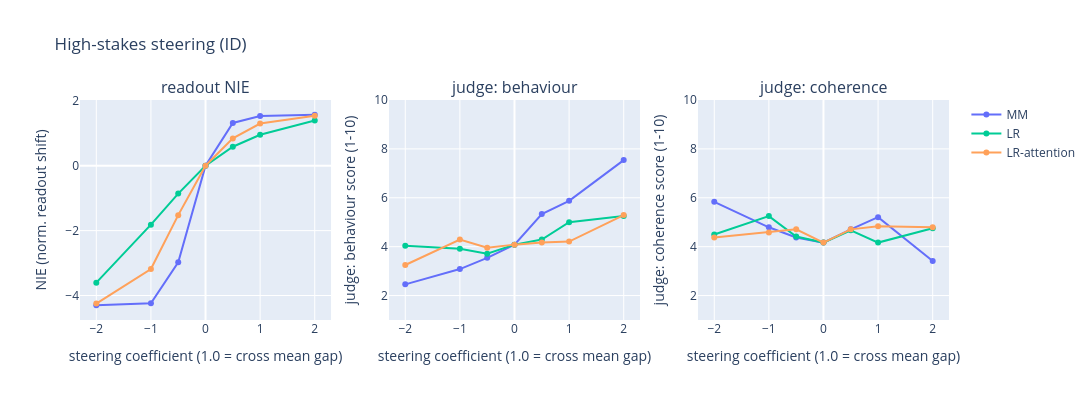
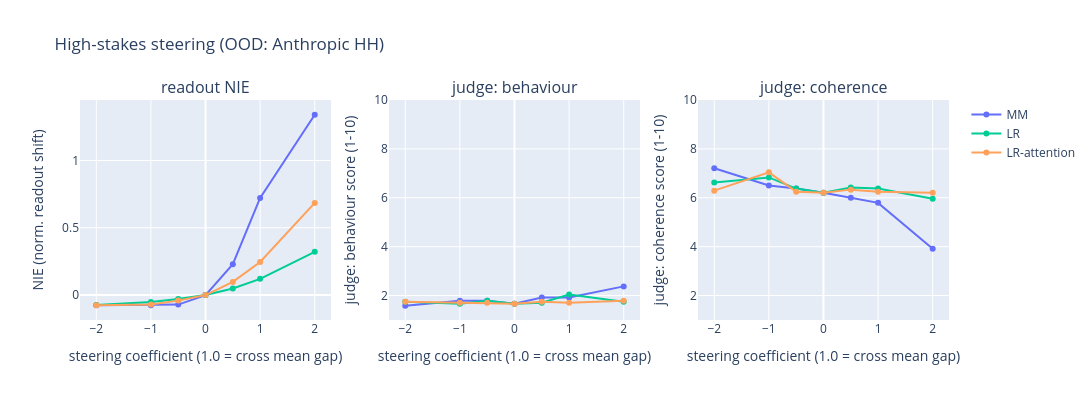

Write notebook code for charts like these, in order.
### Markdown cell above
### 7c. Steering Evaluations

ID first (positive control), then OOD (the claim — Anthropic HH). NIE dose-response + LLM-judged
generations. Unlike deception, high-stakes ID **keeps its judged-generation arm**: its
`N_JUDGE_PROMPTS` prompts are distinct low-stakes test scenarios (no byte-identical-prompt
degeneracy, no target-naming persona line — the target is never stated in the prompt).

**Two independent instruments at every (direction, coefficient).**

**1. NIE** [GoT §6.1] — *Llama's own* YES/NO self-report, read from two next-token probabilities. No
text generated, no judge involved. With $PD = P(\text{" YES"}) - P(\text{" NO"})$ at the final
position, and $PD^{-}_{*}$ the steered mean over negatives:

$$\mathrm{NIE} = \frac{PD^{-}_{*} - PD^{-}}{PD^{+} - PD^{-}}$$

$\mathrm{NIE}=0$ means the intervention did nothing; $\mathrm{NIE}=1$ means it moved the negatives a
**full class gap**. The denominator is the *unsteered* gap, which is exactly why §7a gates on it:
divide by a near-zero gap and a large ratio means the ruler was tiny, not that the effect was big.

Only the **negatives** are steered, toward the behaviour. [GoT] additionally report the reverse
direction ($\mathrm{pos}\to\mathrm{neg}$: subtract $\theta$ from positives, mirrored denominator),
which we do **not** measure — so suppression, arguably the deployment-relevant direction, is untested
here. Their Table 2 shows the two directions can differ substantially.

**2. Judge** [CAA-style] — Claude scores an actual generation 1–10 on the behaviour rubric **and,
separately, on coherence**. The coherence axis is the guard the NIE structurally cannot provide: a
model degraded by steering can still emit " YES", so a high NIE with collapsed coherence is *not*
induction. [CAA §4.2] handled the same problem by restricting their multiplier range; measuring it
instead is what lets us say something about *how* a direction is causal.

Signed coefficients $\{-2,-1,-0.5,0,0.5,1,2\}$: the positive half is induction, the negative half a
control (NIE should go negative, monotonically). Coefficient 0 reproduces the unsteered baseline
exactly, since decoding is greedy.

⚠ **Steering scope — FINAL (#60, 2026-08-05): steer the item, never the apparatus.** The readout steers **only the item transcript** — not the
few-shot demonstrations, which contain the literal ` YES`/` NO` tokens the metric reads, and not the
question. Steering those could move the answer logits without changing how the transcript is
represented, i.e. pressure on the instrument rather than a causal effect; [GoT §6.1] avoids exactly
this by confining the intervention to group (b) and excluding the readout position. Generation steers **everything —
the full prompt and every generated token**: the generation prompt contains no measurement
apparatus, so there is nothing to protect. This deviates from CAA-main's `[/INST]`-onward
convention **on evidence** (plan #59/#60): at calibrated doses their exact scope and completion-only
both left judged behaviour flat for all three behaviours, while whole-item steering produced
coherent behavioural movement. Both scopes are hard-coded in `steering.py` (no flags — #12
precedent); the three-regime ablation data lives in `research-report/figures/scope_ablation/`.

### Code cell
# --- High-stakes steering: ID then OOD ---
# ID readout/eval transcripts from the TEST split - disjoint from the train-split sweep subset (§7a).
hs_val_pos_tx = [r for r, l in zip(hs_test_raw, hs_test_lab) if l == 1][:32]
hs_val_neg_tx = [r for r, l in zip(hs_test_raw, hs_test_lab) if l == 0][:32]
hs_id_prompts = [chat_text([{"role": "user", "content": hs_val_neg_tx[i]}], add_generation_prompt=True) for i in range(N_JUDGE_PROMPTS)]
print("=== High-stakes steering: IN-DISTRIBUTION (positive control) ===")
hs_id_results = steering_nie_llm_evaluation(HIGH_STAKES_SPEC, hs_dirs, hs_id_prompts, hs_val_neg_tx[:32], hs_val_pos_tx[:32], list(HIGH_STAKES_SPEC.steer_coefs))
plot_steering_effects(hs_id_results, "High-stakes steering (ID)")

hh = hs_ood["anthropic_hh_balanced"]
hh_raw, hh_lab, hh_msgs = hh.extra["raw"], hh.labels.tolist(), hh.extra["msgs"]
hs_ood_neg = [x for x, l in zip(hh_raw, hh_lab) if l == 0][:32]   # plaintext, for the readout
hs_ood_pos = [x for x, l in zip(hh_raw, hh_lab) if l == 1][:32]
# Generation prompts: the parsed conversation (up to its last USER turn) + generation prompt, so the
# model continues the real dialogue rather than reading a JSON blob inside a user turn.
def trim_to_last_user(msgs):
    last_user = max((i for i, m in enumerate(msgs) if m["role"] == "user"), default=None)
    return msgs[: last_user + 1] if last_user is not None else msgs
hs_ood_neg_msgs = [m for m, l in zip(hh_msgs, hh_lab) if l == 0]
hs_ood_prompts = [chat_text(trim_to_last_user(m), add_generation_prompt=True) for m in hs_ood_neg_msgs[:N_JUDGE_PROMPTS]]
print("=== High-stakes steering: OUT-OF-DISTRIBUTION (Anthropic HH) ===")
hs_ood_results = steering_nie_llm_evaluation(HIGH_STAKES_SPEC, hs_dirs, hs_ood_prompts, hs_ood_neg, hs_ood_pos, list(HIGH_STAKES_SPEC.steer_coefs))
plot_steering_effects(hs_ood_results, "High-stakes steering (OOD: Anthropic HH)")

### Figure 1 — Plotly figure (JSON) as saved in the notebook; plotly's stock layout.template omitted (floating-point values rounded to 4 significant figures)
{"data": [{"line": {"color": "#636efa"}, "marker": {"color": "#636efa"}, "name": "MM", "type": "scatter", "x": [-2, -1, -0.5, 0, 0.5, 1, 2], "xaxis": "x", "y": [-4.3, -4.239, -2.974, 0, 1.318, 1.535, 1.571], "yaxis": "y"}, {"line": {"color": "#636efa"}, "marker": {"color": "#636efa"}, "name": "MM", "showlegend": false, "type": "scatter", "x": [-2, -1, -0.5, 0, 0.5, 1, 2], "xaxis": "x2", "y": [2.458, 3.083, 3.542, 4.083, 5.333, 5.875, 7.542], "yaxis": "y2"}, {"line": {"color": "#636efa"}, "marker": {"color": "#636efa"}, "name": "MM", "showlegend": false, "type": "scatter", "x": [-2, -1, -0.5, 0, 0.5, 1, 2], "xaxis": "x3", "y": [5.833, 4.792, 4.375, 4.167, 4.708, 5.208, 3.417], "yaxis": "y3"}, {"line": {"color": "#00cc96"}, "marker": {"color": "#00cc96"}, "name": "LR", "type": "scatter", "x": [-2, -1, -0.5, 0, 0.5, 1, 2], "xaxis": "x", "y": [-3.604, -1.818, -0.8586, 0, 0.5852, 0.9547, 1.391], "yaxis": "y"}, {"line": {"color": "#00cc96"}, "marker": {"color": "#00cc96"}, "name": "LR", "showlegend": false, "type": "scatter", "x": [-2, -1, -0.5, 0, 0.5, 1, 2], "xaxis": "x2", "y": [4.042, 3.917, 3.708, 4.083, 4.292, 5, 5.25], "yaxis": "y2"}, {"line": {"color": "#00cc96"}, "marker": {"color": "#00cc96"}, "name": "LR", "showlegend": false, "type": "scatter", "x": [-2, -1, -0.5, 0, 0.5, 1, 2], "xaxis": "x3", "y": [4.5, 5.25, 4.417, 4.167, 4.667, 4.167, 4.75], "yaxis": "y3"}, {"line": {"color": "#FFA15A"}, "marker": {"color": "#FFA15A"}, "name": "LR-attention", "type": "scatter", "x": [-2, -1, -0.5, 0, 0.5, 1, 2], "xaxis": "x", "y": [-4.249, -3.185, -1.523, 0, 0.8418, 1.301, 1.54], "yaxis": "y"}, {"line": {"color": "#FFA15A"}, "marker": {"color": "#FFA15A"}, "name": "LR-attention", "showlegend": false, "type": "scatter", "x": [-2, -1, -0.5, 0, 0.5, 1, 2], "xaxis": "x2", "y": [3.25, 4.292, 3.958, 4.083, 4.167, 4.208, 5.292], "yaxis": "y2"}, {"line": {"color": "#FFA15A"}, "marker": {"color": "#FFA15A"}, "name": "LR-attention", "showlegend": false, "type": "scatter", "x": [-2, -1, -0.5, 0, 0.5, 1, 2], "xaxis": "x3", "y": [4.375, 4.583, 4.708, 4.167, 4.708, 4.833, 4.792], "yaxis": "y3"}], "layout": {"annotations": [{"font": {"size": 16}, "showarrow": false, "text": "readout NIE", "x": 0.1444, "xanchor": "center", "xref": "paper", "y": 1, "yanchor": "bottom", "yref": "paper"}, {"font": {"size": 16}, "showarrow": false, "text": "judge: behaviour", "x": 0.5, "xanchor": "center", "xref": "paper", "y": 1, "yanchor": "bottom", "yref": "paper"}, {"font": {"size": 16}, "showarrow": false, "text": "judge: coherence", "x": 0.8556, "xanchor": "center", "xref": "paper", "y": 1, "yanchor": "bottom", "yref": "paper"}], "height": 400, "title": {"text": "High-stakes steering (ID)"}, "width": 1250, "xaxis": {"anchor": "y", "domain": [0, 0.2889], "title": {"text": "steering coefficient (1.0 = cross mean gap)"}}, "xaxis2": {"anchor": "y2", "domain": [0.3556, 0.6444], "title": {"text": "steering coefficient (1.0 = cross mean gap)"}}, "xaxis3": {"anchor": "y3", "domain": [0.7111, 1], "title": {"text": "steering coefficient (1.0 = cross mean gap)"}}, "yaxis": {"anchor": "x", "domain": [0, 1], "title": {"text": "NIE (norm. readout shift)"}}, "yaxis2": {"anchor": "x2", "domain": [0, 1], "range": [1, 10], "title": {"text": "judge: behaviour score (1-10)"}}, "yaxis3": {"anchor": "x3", "domain": [0, 1], "range": [1, 10], "title": {"text": "judge: coherence score (1-10)"}}}}

### Figure 2 — Plotly figure (JSON) as saved in the notebook; plotly's stock layout.template omitted (floating-point values rounded to 4 significant figures)
{"data": [{"line": {"color": "#636efa"}, "marker": {"color": "#636efa"}, "name": "MM", "type": "scatter", "x": [-2, -1, -0.5, 0, 0.5, 1, 2], "xaxis": "x", "y": [-0.07556, -0.07528, -0.07071, 0, 0.2296, 0.7219, 1.339], "yaxis": "y"}, {"line": {"color": "#636efa"}, "marker": {"color": "#636efa"}, "name": "MM", "showlegend": false, "type": "scatter", "x": [-2, -1, -0.5, 0, 0.5, 1, 2], "xaxis": "x2", "y": [1.583, 1.792, 1.792, 1.667, 1.917, 1.917, 2.375], "yaxis": "y2"}, {"line": {"color": "#636efa"}, "marker": {"color": "#636efa"}, "name": "MM", "showlegend": false, "type": "scatter", "x": [-2, -1, -0.5, 0, 0.5, 1, 2], "xaxis": "x3", "y": [7.208, 6.5, 6.375, 6.208, 6, 5.792, 3.917], "yaxis": "y3"}, {"line": {"color": "#00cc96"}, "marker": {"color": "#00cc96"}, "name": "LR", "type": "scatter", "x": [-2, -1, -0.5, 0, 0.5, 1, 2], "xaxis": "x", "y": [-0.0732, -0.05147, -0.02848, 0, 0.04888, 0.1204, 0.3212], "yaxis": "y"}, {"line": {"color": "#00cc96"}, "marker": {"color": "#00cc96"}, "name": "LR", "showlegend": false, "type": "scatter", "x": [-2, -1, -0.5, 0, 0.5, 1, 2], "xaxis": "x2", "y": [1.75, 1.667, 1.792, 1.667, 1.708, 2.042, 1.75], "yaxis": "y2"}, {"line": {"color": "#00cc96"}, "marker": {"color": "#00cc96"}, "name": "LR", "showlegend": false, "type": "scatter", "x": [-2, -1, -0.5, 0, 0.5, 1, 2], "xaxis": "x3", "y": [6.625, 6.833, 6.375, 6.208, 6.417, 6.375, 5.958], "yaxis": "y3"}, {"line": {"color": "#FFA15A"}, "marker": {"color": "#FFA15A"}, "name": "LR-attention", "type": "scatter", "x": [-2, -1, -0.5, 0, 0.5, 1, 2], "xaxis": "x", "y": [-0.07524, -0.07073, -0.04119, 0, 0.09764, 0.2461, 0.6844], "yaxis": "y"}, {"line": {"color": "#FFA15A"}, "marker": {"color": "#FFA15A"}, "name": "LR-attention", "showlegend": false, "type": "scatter", "x": [-2, -1, -0.5, 0, 0.5, 1, 2], "xaxis": "x2", "y": [1.75, 1.708, 1.708, 1.667, 1.75, 1.708, 1.792], "yaxis": "y2"}, {"line": {"color": "#FFA15A"}, "marker": {"color": "#FFA15A"}, "name": "LR-attention", "showlegend": false, "type": "scatter", "x": [-2, -1, -0.5, 0, 0.5, 1, 2], "xaxis": "x3", "y": [6.292, 7.042, 6.25, 6.208, 6.333, 6.25, 6.208], "yaxis": "y3"}], "layout": {"annotations": [{"font": {"size": 16}, "showarrow": false, "text": "readout NIE", "x": 0.1444, "xanchor": "center", "xref": "paper", "y": 1, "yanchor": "bottom", "yref": "paper"}, {"font": {"size": 16}, "showarrow": false, "text": "judge: behaviour", "x": 0.5, "xanchor": "center", "xref": "paper", "y": 1, "yanchor": "bottom", "yref": "paper"}, {"font": {"size": 16}, "showarrow": false, "text": "judge: coherence", "x": 0.8556, "xanchor": "center", "xref": "paper", "y": 1, "yanchor": "bottom", "yref": "paper"}], "height": 400, "title": {"text": "High-stakes steering (OOD: Anthropic HH)"}, "width": 1250, "xaxis": {"anchor": "y", "domain": [0, 0.2889], "title": {"text": "steering coefficient (1.0 = cross mean gap)"}}, "xaxis2": {"anchor": "y2", "domain": [0.3556, 0.6444], "title": {"text": "steering coefficient (1.0 = cross mean gap)"}}, "xaxis3": {"anchor": "y3", "domain": [0.7111, 1], "title": {"text": "steering coefficient (1.0 = cross mean gap)"}}, "yaxis": {"anchor": "x", "domain": [0, 1], "title": {"text": "NIE (norm. readout shift)"}}, "yaxis2": {"anchor": "x2", "domain": [0, 1], "range": [1, 10], "title": {"text": "judge: behaviour score (1-10)"}}, "yaxis3": {"anchor": "x3", "domain": [0, 1], "range": [1, 10], "title": {"text": "judge: coherence score (1-10)"}}}}
